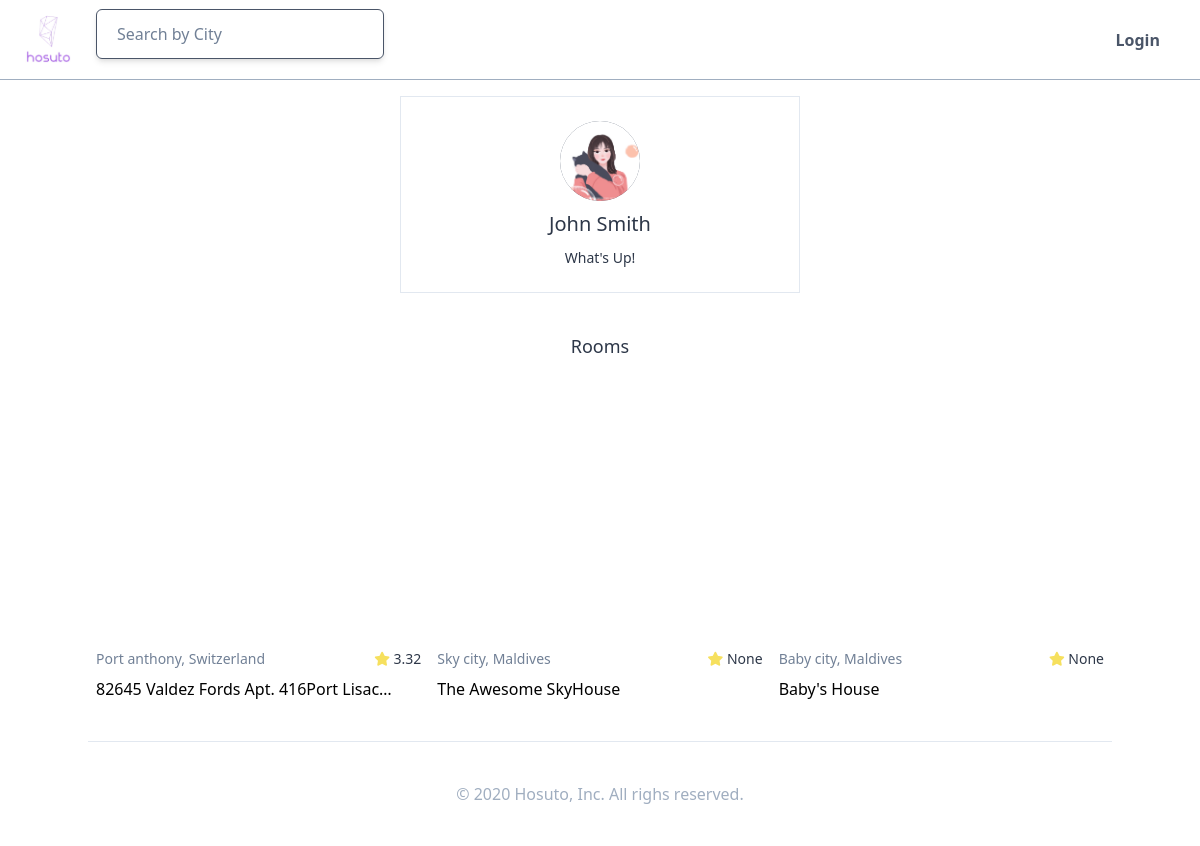
Before: /users/37/ with the older database file.
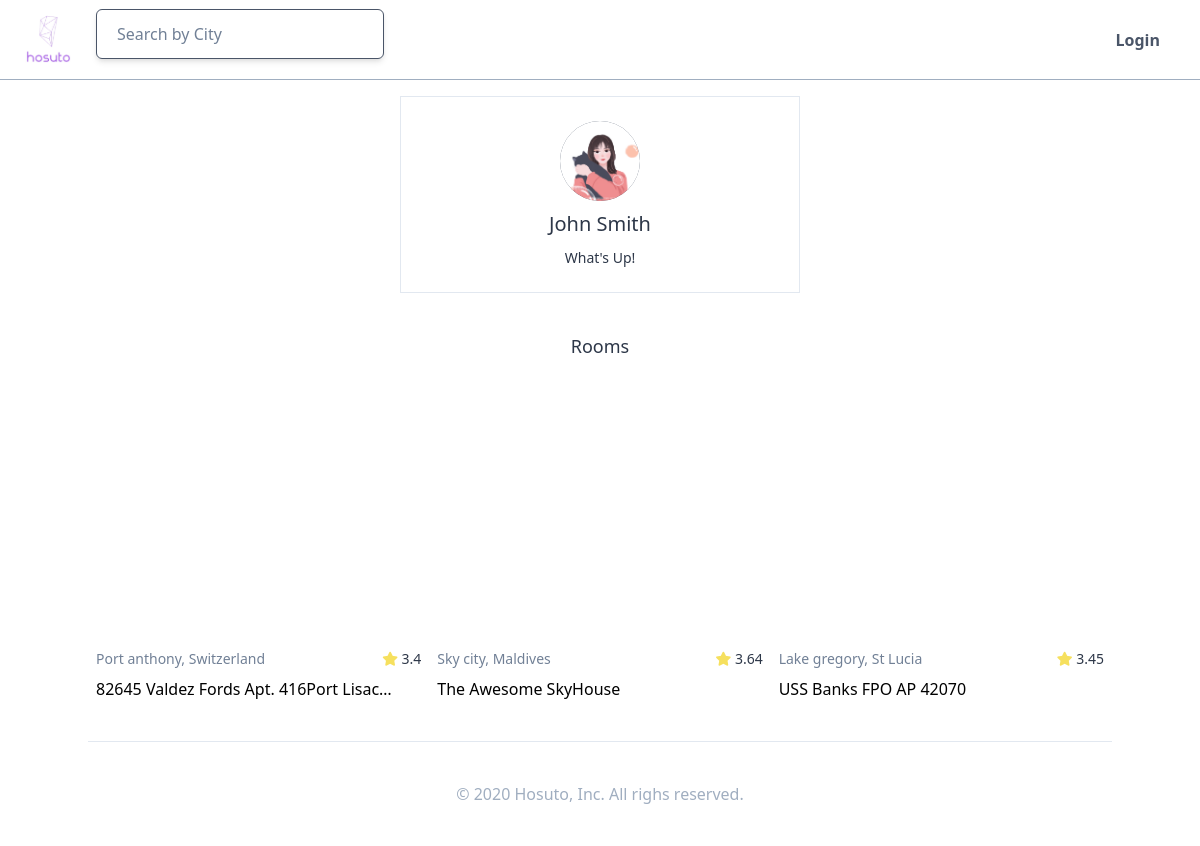
After: the same page with the newer database file.
### users/models.py (models this page shows, shortened)
class User(AbstractUser):
    GENDER_MALE = "male"
    GENDER_FEMALE = "female"
    GENDER_OTHER = "other"
    GENDER_CHOICES = ((GENDER_MALE, "Male"),(GENDER_FEMALE, "Female"),(GENDER_OTHER, "Other"),)
    LANGUAGE_EN = "english"
    LANGUAGE_SP = "spanish"
    LANGUAGE_CN = "chinese"
    LANGUAGE_KR = "korean"
    LANGUAGE_CHOICES = ((LANGUAGE_EN, "Englsih"),(LANGUAGE_SP, "Spanish"),(LANGUAGE_CN, "Chinese"),(LANGUAGE_KR, "Korean"),)
    CURRENCY_USD = "usd"
    CURRENCY_EUR = "eur"
    CURRENCY_CNY = "cny"
    CURRENCY_KRW = "krw"
    CURRENCY_CHOICES = ((CURRENCY_USD, "USD"),(CURRENCY_EUR, "EUR"),(CURRENCY_CNY, "CNY"),(CURRENCY_KRW, "KRW"))
    LOGIN_EMAIL = "email"
    LOGIN_GITHUB = "github"
    LOGIN_GOOGLE = "google"
    LOGIN_CHOICES = ((LOGIN_EMAIL, "Email"), (LOGIN_GITHUB, "Github"), (LOGIN_GOOGLE, "Google"),)
    avatar = models.ImageField(upload_to="avatars",  blank=True)
    gender = models.CharField(choices=GENDER_CHOICES, max_length=10, blank=True)
    bio = models.TextField(default="", blank=True)
    birthdate = models.DateField(null=True, blank=True)
    language = models.CharField(choices=LANGUAGE_CHOICES, max_length=10, blank=True)
    currency = models.CharField(choices=CURRENCY_CHOICES, max_length=10, blank=True)
    superhost = models.BooleanField(default=False)
    email_verified = models.BooleanField(default=False)
    email_secret = models.CharField(max_length=120, default="", blank=True)
    login_method = models.CharField(max_length=50, choices=LOGIN_CHOICES, default=LOGIN_EMAIL)
    objects = core_managers.CustomUserManager()

### rooms/models.py (models this page shows, shortened)
class Room(core_models.TimeStampedModel):
    name = models.CharField(max_length=120)
    description = models.TextField()
    country = CountryField()
    city = models.CharField(max_length=80)
    price = models.IntegerField()
    address = models.CharField(max_length=150)
    guests = models.IntegerField()
    beds = models.IntegerField()
    bedrooms = models.IntegerField()
    baths = models.IntegerField()
    check_in = models.TimeField()
    check_out = models.TimeField()
    instant_book = models.BooleanField(default=False)
    host = models.ForeignKey(user_models.User, related_name="rooms", on_delete=models.CASCADE)
    room_type = models.ForeignKey(RoomType, related_name="rooms", on_delete=models.SET_NULL, null=True)
    amenities = models.ManyToManyField(Amenity, related_name="rooms", blank=True)
    facilities = models.ManyToManyField(Facility, related_name="rooms", blank=True)
    house_rules = models.ManyToManyField(HouseRule, related_name="rooms", blank=True)
    def total_rating(self):
        all_reviews = self.reviews.all()
        all_ratings = 0
        if len(all_reviews) > 0:
            for review in all_reviews:
                all_ratings += review.rating_average()
            return round(all_ratings / len(all_reviews), 2)
    def first_photo(self):
        try:
            photo, = self.photos.all()[:1]
            return photo.file.url
        except ValueError:
            return None

class Photo(core_models.TimeStampedModel):
    caption = models.CharField(max_length=80)
    file = models.ImageField(upload_to="room-photos")
    room = models.ForeignKey("Room", related_name="photos", on_delete=models.CASCADE)

### reviews/models.py (models this page shows, shortened)
class Review(core_models.TimeStampedModel):
    review = models.TextField()
    accuracy = models.IntegerField(validators=[MinValueValidator(1), MaxValueValidator(5)])
    communication = models.IntegerField(validators=[MinValueValidator(1), MaxValueValidator(5)])
    cleanliness = models.IntegerField(validators=[MinValueValidator(1), MaxValueValidator(5)])
    value = models.IntegerField(validators=[MinValueValidator(1), MaxValueValidator(5)])
    user = models.ForeignKey("users.User", related_name="reviews", on_delete=models.CASCADE)
    room = models.ForeignKey("rooms.Room", related_name="reviews", on_delete=models.CASCADE)
    def rating_average(self):
        average = (self.accuracy + self.communication + self.cleanliness + self.value)/4
        return round(average, 2)
    rating_average.short_description = "Avg."
    class Meta:
        ordering = ("-created",)

### users/views.py (the view)
# urls.py: path("<int:pk>/", views.UserProfileView.as_view(), name="profile"),
class UserProfileView(DetailView):
    model = User
    context_object_name = "user_obj"
    def get_context_data(self, **kwargs):
        context = super().get_context_data(**kwargs)
        return context

### templates/users/user_detail.html (shortened to what this page needs)
{% extends 'base.html' %}
{% load static %}
{% block content %}
    <div class="container xl:w-1/4 lg:w-1/3 md:w-1/2 mx-auto mt-24 mb-10 flex flex-col items-center p-6 border">
        {% include 'mixins/user_avatar.html' with user=user_obj %}
        <span class="text-xl mt-2">{{user_obj.first_name}} {{user_obj.last_name}}</span>
        <span class="mt-2 text-sm">{{user_obj.bio}}</span>
    </div>
    <div class="container mx-auto">
        {% if user_obj.rooms.count > 0 %}
            <div class="container flex flex-col items-center">
                <h3 class="mb-6 text-lg">Rooms</h3>
                <div class="flex w-full flex-wrap">
                    {% for room in user_obj.rooms.all %}
                        {% include 'mixins/room_card.html' with room=room %}
                    {% endfor %}
                </div>
            </div>
        {% endif %}
    </div>
{% endblock %}

### templates/base.html (shortened to what this page needs)
<!DOCTYPE html>
<html lang="en">
{% load static %}
<head>
    <link rel="stylesheet" href="https://use.fontawesome.com/releases/v5.11.2/css/all.css">
    <link rel="stylesheet" type="text/css" href="//cdn.jsdelivr.net/npm/slick-carousel@1.8.1/slick/slick.css"/>
    <link rel="stylesheet" href="{% static 'css/styles.css' %}">
</head>
<body class="text-gray-800 mt-10 text-light">
    <header class="container fixed bg-white inset-0 max-w-full flex items-center justify-between px-6 h-20 border-b border-gray-500 z-10">
        <div class="flex items-center xl:w-1/3 lg:w-1/3 w-1/2">
            <a href="{% url 'core:home' %}" class="mr-6">
                <img class="w-12" src="{% static 'img/logo.png' %}" />
            </a>
            {% block search-bar %}
            <form method="GET" action="{% url 'rooms:search' %}" class="w-9/12">
                <input class="search-box border w-full px-5 py-3 font-medium placeholder-gray-600 rounded-md shadow-md hover:shadow-lg focus:outline-none" type="text" placeholder="Search by City" name="city">
            </form>
            {% endblock search-bar %}
        </div>
        <div class="dropdown inline relative h-full">
        {% include 'partials/nav.html' %}
        </div>
    </header>
    {% block content %}
    {% endblock %}
    {% include 'partials/footer.html' %}
</body>
</html>

### templates/partials/nav.html
    {% if user.is_authenticated%}
    <button id="dropdown-button" class="text-gray-700 font-semibold py-2 px-6 rounded inline-flex items-center h-full">
        {% include 'mixins/user_avatar.html' with user=user h='h-10' w='w-10' text='1' %}
        <i class="fas fa-angle-down ml-4"></i>
    </button>
    <ul id="dropdown-menu" class="dropdown-menu absolute hidden pt-1 h-full">
        {% if user.is_authenticated %}
            <li class="nav_link border-t-2 border-gray-700">
                <a href="{% url 'users:switch-hosting' %}">
                    {% if request.session.is_hosting %}
                        Guest Mode
                    {% else %}
                        Host Mode
                    {% endif %}
                </a>
            </li>
            <li class="nav_link"><a href="{{user.get_absolute_url}}">Profile</a></li>
            {% if request.session.is_hosting %}
                <li class="nav_link"><a href="{% url 'rooms:create' %}">Create Room</a></li>
                <li class="nav_link"><a href="{% url 'users:all-reservations' user.pk %}">Reservations</a></li>
            {% else %}
                <li class="nav_link"><a href="{% url 'users:all-reservations' user.pk %}">Reservations</a></li>
                <li class="nav_link"><a href="{% url 'lists:see-favs' %}">Saved</a></li>
            {% endif %}
            <li class="nav_link border-b-2 border-t-2 border-gray-700"><a href="{% url 'users:logout' %}">Log Out</a></li>
        {% endif %}
    </ul>
    {% else %}
    <button id="dropdown-button" class="text-gray-700 font-semibold py-2 px-4 rounded inline-flex items-center h-full">
        <a href="{% url 'users:login' %}">Login</a>
    </button>
    {% endif %}

### templates/mixins/user_avatar.html
<div class="{{h|default:'h-20'}} {{w|default:'w-20'}} bg-gray-700 rounded-full text-white flex justify-center items-center overflow-hidden">
    {% if user.avatar %}
        <img class="w-full h-full" src="{{user.avatar.url}}">
    {% else %}
        <span class="{{text|default:'text-3xl'}}">{{user.first_name|first}}</span>
    {% endif %}
</div>

### templates/mixins/room_card.html
<div class="xl:w-1/4 lg:w-1/3 md:w-1/2 sm:w-1/2 w-11/12 mb-10 px-2 mx-auto">
    <a href="{% url 'rooms:detail' room.pk %}">
        <div class="w-full h-64 bg-cover bg-center rounded-md mb-2" style="background-image: url({{room.first_photo}});">
        </div>
        <div class="flex justify-between mb-2">
            <span class="text-sm text-gray-600 w-9/12 block truncate">
                {{room.city}}, {{room.country.name}}
            </span>
            <span class="text-sm">
                <i class="fas fa-star text-yellow-400 text-s"></i> {{room.total_rating}}
            </span>
        </div>
        <span class="text-black w-11/12 block truncate">{{room.name}}</span>
    </a>
</div>

### templates/partials/footer.html
<footer class="container mx-auto text-center py-10 border-t font-medium text-gray-500">
    &copy; 2020 Hosuto, Inc. All righs reserved.
</footer>

Changed rows visible on the page:
removed Room: city "Baby city", country.name "Maldives", total_rating "None", name "Baby's House"
computed for Room "Port anthony": total_rating "3.32" → "3.4"
computed for Room "The Awesome SkyHouse": total_rating "None" → "3.64"
added Room: city "Lake gregory", country.name "St Lucia", total_rating "3.45", name "USS Banks FPO AP 42070"
